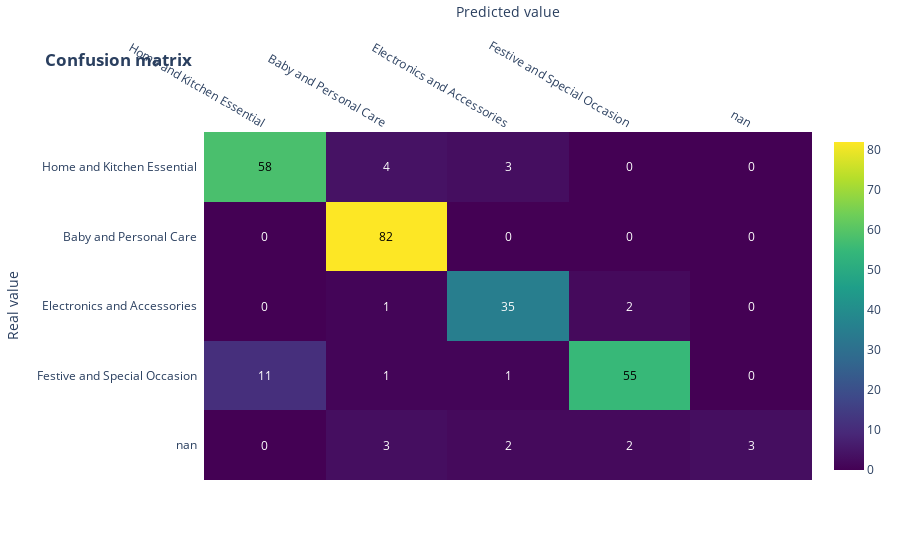

The cell this chart's notebook holds for it:
### Code cell
conf_matrix(metrics.confusion_matrix(y_test, y_pred_class))

### Figure 1 — Plotly figure (JSON) as saved in the notebook; plotly's stock layout.template omitted (floating-point values rounded to 4 significant figures)
{"data": [{"colorscale": [[0, "#440154"], [0.1111, "#482878"], [0.2222, "#3e4989"], [0.3333, "#31688e"], [0.4444, "#26828e"], [0.5556, "#1f9e89"], [0.6667, "#35b779"], [0.7778, "#6ece58"], [0.8889, "#b5de2b"], [1, "#fde725"]], "reversescale": false, "showscale": true, "type": "heatmap", "x": ["Home and Kitchen Essential", "Baby and Personal Care", "Electronics and Accessories", "Festive and Special Occasion", "nan"], "y": ["nan", "Festive and Special Occasion", "Electronics and Accessories", "Baby and Personal Care", "Home and Kitchen Essential"], "z": [[0, 3, 2, 2, 3], [11, 1, 1, 55, 0], [0, 1, 35, 2, 0], [0, 82, 0, 0, 0], [58, 4, 3, 0, 0]]}], "layout": {"annotations": [{"font": {"color": "#FFFFFF"}, "showarrow": false, "text": "0", "x": "Home and Kitchen Essential", "xref": "x", "y": "nan", "yref": "y"}, {"font": {"color": "#FFFFFF"}, "showarrow": false, "text": "3", "x": "Baby and Personal Care", "xref": "x", "y": "nan", "yref": "y"}, {"font": {"color": "#FFFFFF"}, "showarrow": false, "text": "2", "x": "Electronics and Accessories", "xref": "x", "y": "nan", "yref": "y"}, {"font": {"color": "#FFFFFF"}, "showarrow": false, "text": "2", "x": "Festive and Special Occasion", "xref": "x", "y": "nan", "yref": "y"}, {"font": {"color": "#FFFFFF"}, "showarrow": false, "text": "3", "x": "nan", "xref": "x", "y": "nan", "yref": "y"}, {"font": {"color": "#FFFFFF"}, "showarrow": false, "text": "11", "x": "Home and Kitchen Essential", "xref": "x", "y": "Festive and Special Occasion", "yref": "y"}, {"font": {"color": "#FFFFFF"}, "showarrow": false, "text": "1", "x": "Baby and Personal Care", "xref": "x", "y": "Festive and Special Occasion", "yref": "y"}, {"font": {"color": "#FFFFFF"}, "showarrow": false, "text": "1", "x": "Electronics and Accessories", "xref": "x", "y": "Festive and Special Occasion", "yref": "y"}, {"font": {"color": "#000000"}, "showarrow": false, "text": "55", "x": "Festive and Special Occasion", "xref": "x", "y": "Festive and Special Occasion", "yref": "y"}, {"font": {"color": "#FFFFFF"}, "showarrow": false, "text": "0", "x": "nan", "xref": "x", "y": "Festive and Special Occasion", "yref": "y"}, {"font": {"color": "#FFFFFF"}, "showarrow": false, "text": "0", "x": "Home and Kitchen Essential", "xref": "x", "y": "Electronics and Accessories", "yref": "y"}, {"font": {"color": "#FFFFFF"}, "showarrow": false, "text": "1", "x": "Baby and Personal Care", "xref": "x", "y": "Electronics and Accessories", "yref": "y"}, {"font": {"color": "#FFFFFF"}, "showarrow": false, "text": "35", "x": "Electronics and Accessories", "xref": "x", "y": "Electronics and Accessories", "yref": "y"}, {"font": {"color": "#FFFFFF"}, "showarrow": false, "text": "2", "x": "Festive and Special Occasion", "xref": "x", "y": "Electronics and Accessories", "yref": "y"}, {"font": {"color": "#FFFFFF"}, "showarrow": false, "text": "0", "x": "nan", "xref": "x", "y": "Electronics and Accessories", "yref": "y"}, {"font": {"color": "#FFFFFF"}, "showarrow": false, "text": "0", "x": "Home and Kitchen Essential", "xref": "x", "y": "Baby and Personal Care", "yref": "y"}, {"font": {"color": "#000000"}, "showarrow": false, "text": "82", "x": "Baby and Personal Care", "xref": "x", "y": "Baby and Personal Care", "yref": "y"}, {"font": {"color": "#FFFFFF"}, "showarrow": false, "text": "0", "x": "Electronics and Accessories", "xref": "x", "y": "Baby and Personal Care", "yref": "y"}, {"font": {"color": "#FFFFFF"}, "showarrow": false, "text": "0", "x": "Festive and Special Occasion", "xref": "x", "y": "Baby and Personal Care", "yref": "y"}, {"font": {"color": "#FFFFFF"}, "showarrow": false, "text": "0", "x": "nan", "xref": "x", "y": "Baby and Personal Care", "yref": "y"}, {"font": {"color": "#000000"}, "showarrow": false, "text": "58", "x": "Home and Kitchen Essential", "xref": "x", "y": "Home and Kitchen Essential", "yref": "y"}, {"font": {"color": "#FFFFFF"}, "showarrow": false, "text": "4", "x": "Baby and Personal Care", "xref": "x", "y": "Home and Kitchen Essential", "yref": "y"}, {"font": {"color": "#FFFFFF"}, "showarrow": false, "text": "3", "x": "Electronics and Accessories", "xref": "x", "y": "Home and Kitchen Essential", "yref": "y"}, {"font": {"color": "#FFFFFF"}, "showarrow": false, "text": "0", "x": "Festive and Special Occasion", "xref": "x", "y": "Home and Kitchen Essential", "yref": "y"}, {"font": {"color": "#FFFFFF"}, "showarrow": false, "text": "0", "x": "nan", "xref": "x", "y": "Home and Kitchen Essential", "yref": "y"}], "title": {"text": "<b>Confusion matrix</b>"}, "xaxis": {"dtick": 1, "gridcolor": "rgb(0, 0, 0)", "side": "top", "ticks": "", "title": {"text": "Predicted value"}}, "yaxis": {"dtick": 1, "ticks": "", "ticksuffix": "  ", "title": {"text": "Real value"}}}}
